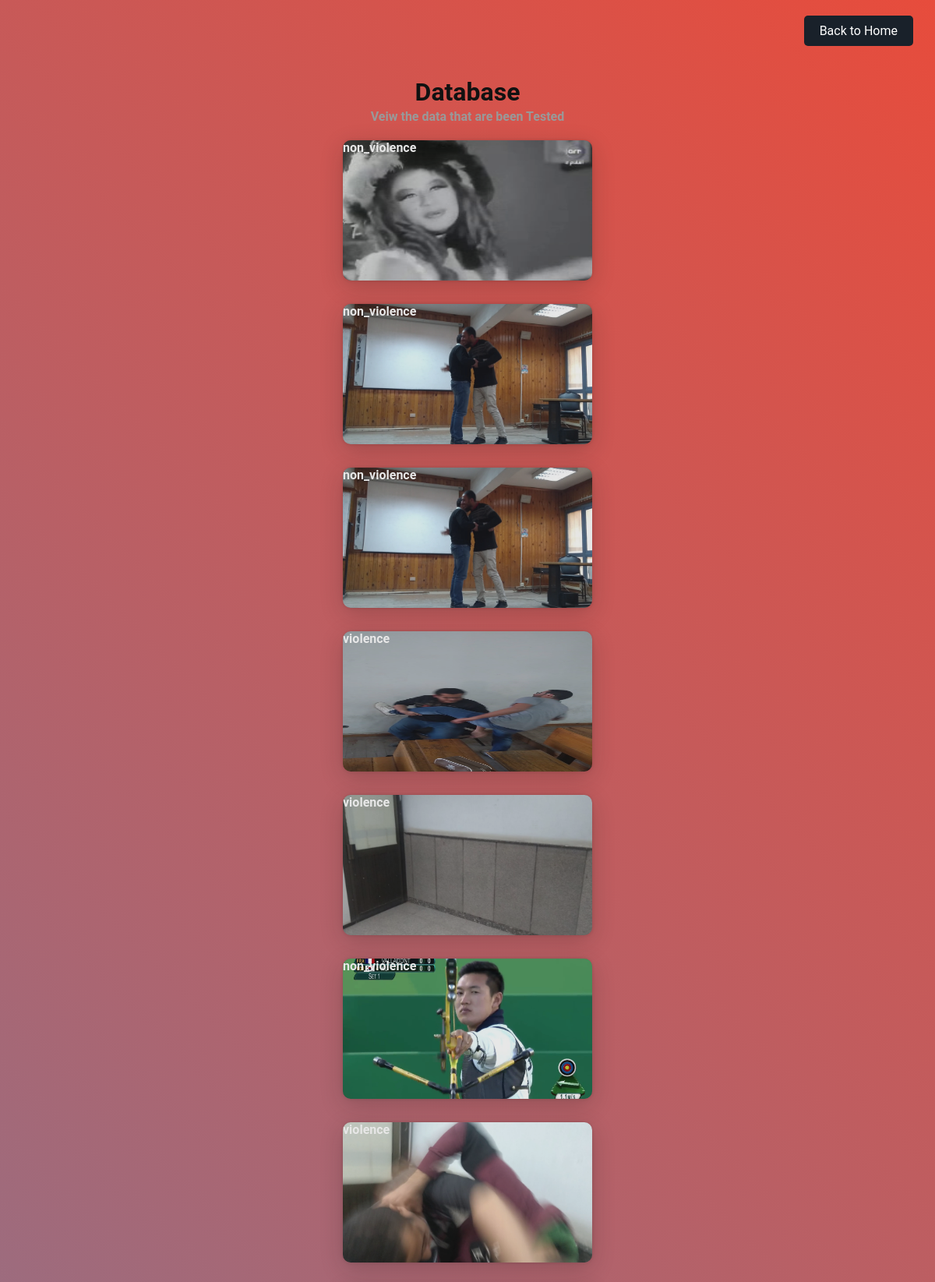
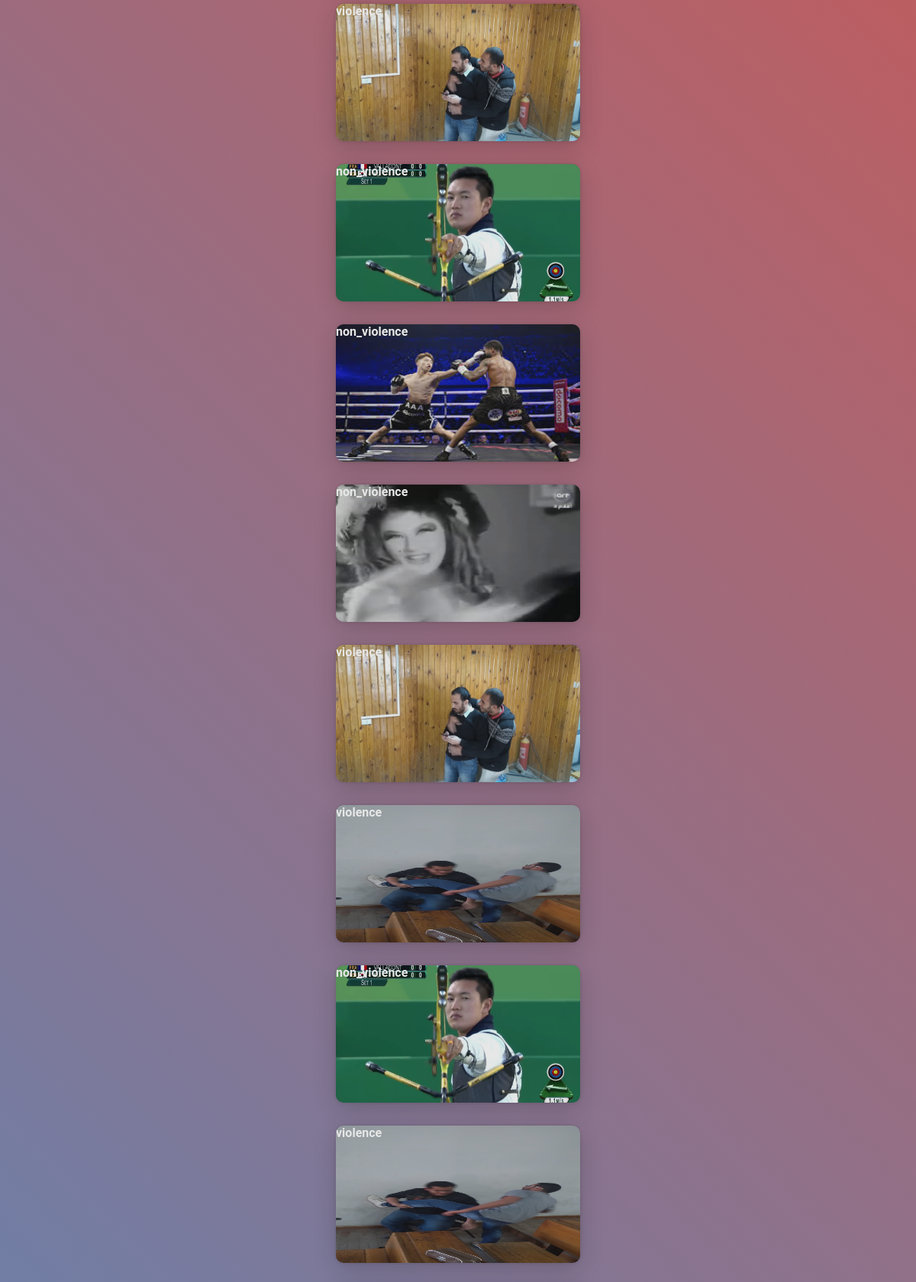
The app's page /Database/ (upper part) with its own data (2 pictures, top to bottom).
### core/models.py (models this page shows, shortened)
class UserImageModel(models.Model):
    image = models.ImageField(upload_to = 'images/',blank=True)
    label = models.CharField(max_length=20,default='data')

### core/views.py (the view)
# urls.py: path('Database/',Database,name='Database'),
def Database(request):
    models = UserImageModel.objects.all()
    return render(request, 'Database.html', {'models': models})

### templates/Database.html (shortened to what this page needs)
<!DOCTYPE html>
<html lang="en">
<head>
</head>
<body>
  <div class="button-container">
		<a href="/" class="button">Back to Home</a>
	</div>
  <div class="card-section">
    <h1>Database</h1>
    <h4>Veiw the data that are been Tested</h4>
    {% for model in models %}
        <div class="card-list">
            <div class="card">
              <img class="h-auto max-w-full rounded-lg" src="{{ model.image.url }}" alt="Image">
              <span style="color: #fff;"><b>{{model.label}}</b></span>
            </div>
            {% endfor %}
  </div>
</body>
</html>

### templates/Database.html (style rules this page uses)
body { color: #111; font-family: 'Roboto', sans-serif; background: linear-gradient(45deg, #3498db, #e74c3c); }
.card-section { margin: 15px 0 20px 0; padding: 25px; display: flex; flex-direction: column; align-items: center; }
.card-section > h1 { margin-top: 0; margin-bottom: 0; }
.card-section > h4 { color: #999; margin-top: 3px; margin-bottom: 6px; }
.card-list { display: flex; flex-wrap: wrap; align-items: center; justify-content: center; }
.card { width: 320px; height: 180px; border-radius: 10px; overflow: hidden; margin: 15px 20px; box-shadow: 0 8px 30px rgba(0,0,0,0.2), 0 0 5px rgba(0,0,0,0.15); transform: scale3d(1, 1, 1); transition: all 0.2s ease-out, filter 0.75s ease-out; background: rgba(0,0,0,0.2); filter: grayscale(0.1) saturate(95%) brightness(95%) contrast(90%); }
.card > img { position: absolute; width: 108%; height: 108%; top: -4%; left: -4%; z-index: -10; transform: scale(1.05); transition: all 0.2s ease-out, transform 0.2s ease-out, filter 0.75s ease-out; filter: blur(0px); }
.button-container { position: relative; text-align: right; margin-top: 20px; margin-right: 20px; }
.button { display: inline-block; padding: 10px 20px; background-color: #19212a; color: #fff; text-decoration: none; border-radius: 5px; transition: background-color 0.3s ease; }

### records on screen
UserImageModel: image (picture), label "non_violence"
UserImageModel: image (picture), label "non_violence"
UserImageModel: image (picture), label "non_violence"
UserImageModel: image (picture), label "violence"
UserImageModel: image (picture), label "violence"
UserImageModel: image (picture), label "non_violence"
UserImageModel: image (picture), label "violence"
UserImageModel: image (picture), label "violence"
UserImageModel: image (picture), label "non_violence"
UserImageModel: image (picture), label "non_violence"
UserImageModel: image (picture), label "non_violence"
UserImageModel: image (picture), label "violence"
UserImageModel: image (picture), label "violence"
UserImageModel: image (picture), label "non_violence"
UserImageModel: image (picture), label "violence"
